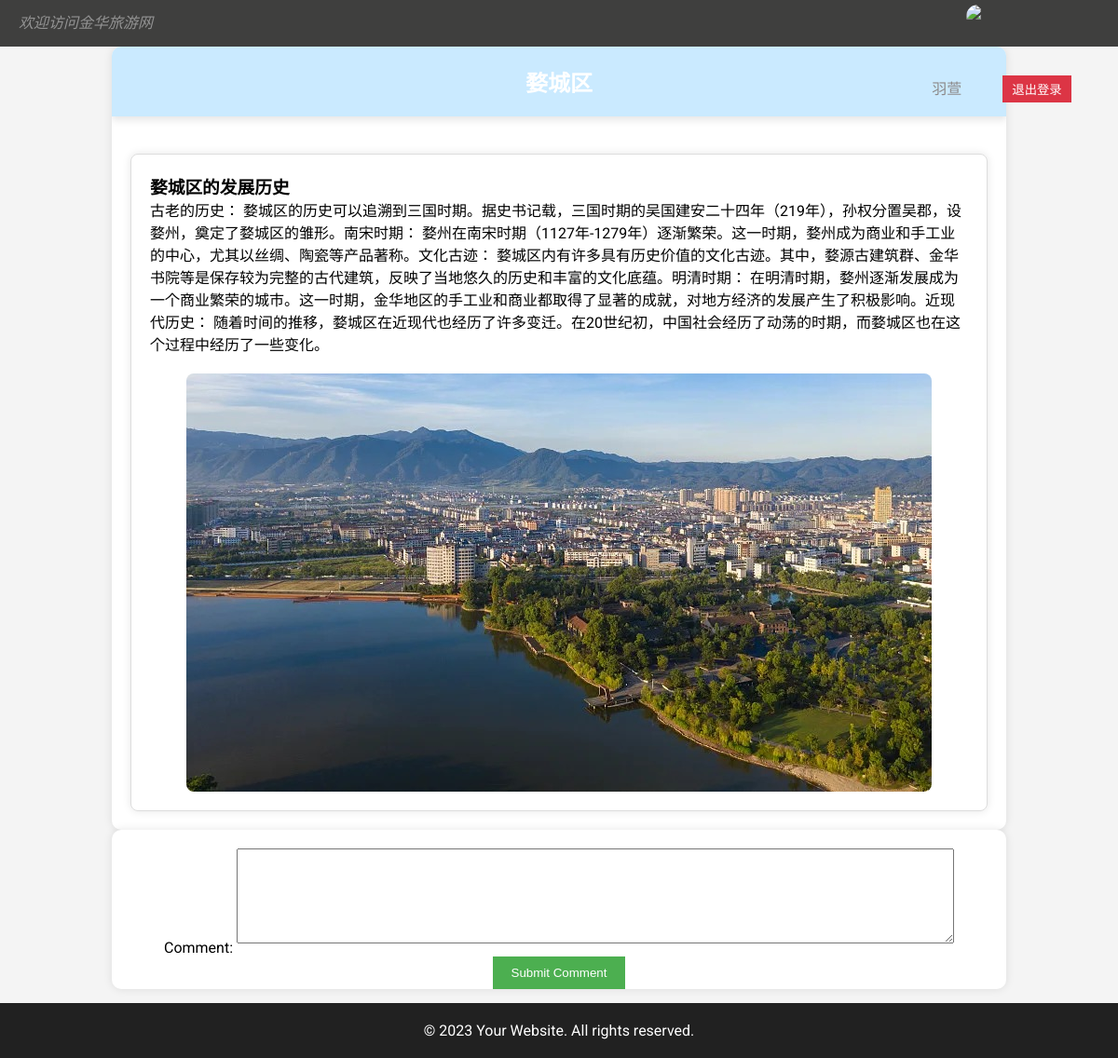
The page /place_detail copy.php?region_id=1 (signed in) on the database its author committed.
### tables this page shows
CREATE TABLE `region_introductions` (
  `introduction_id` int(11) NOT NULL,
  `region_id` int(11) DEFAULT NULL,
  `title` varchar(255) DEFAULT NULL,
  `content` text
);

CREATE TABLE `regions` (
  `region_id` int(11) NOT NULL,
  `name` varchar(255) DEFAULT NULL,
  `description` text,
  `image_url` varchar(255) DEFAULT NULL
);

### place_detail copy.php (the view, shortened to what this page needs)
<?php
require "config.php";
if (!isset($_SESSION['username'])) {
    $loggedIn = false;
} else {
    $loggedIn = true;
}
$user_id = isset($_SESSION['user_id']) ? $_SESSION['user_id'] : null;
$region_id = isset($_GET['region_id']) ? $_GET['region_id'] : null;
$sql = "SELECT regions.name as region_name, region_introductions.title, region_introductions.content
        FROM regions
        JOIN region_introductions ON regions.region_id = region_introductions.region_id
        WHERE regions.region_id = ?";
$stmt = $conn->prepare($sql);
$stmt->bind_param("i", $region_id);
$stmt->execute();
$result = $stmt->get_result();
if ($result->num_rows > 0) {
    $row = $result->fetch_assoc();
    $region_name = $row['region_name'];
    $introduction_title = $row['title'];
    $introduction_content = $row['content'];
    $imgSql = "SELECT image_url FROM region_images WHERE region_id = ?";
    $imgStmt = $conn->prepare($imgSql);
    $imgStmt->bind_param("i", $region_id);
    $imgStmt->execute();
    $imgResult = $imgStmt->get_result();
    $images = [];
    if ($imgResult->num_rows > 0) {
        while ($imgRow = $imgResult->fetch_assoc()) {
            $images[] = $imgRow['image_url'];
        }
    }
} else {
    echo "<script>alert('暂无信息，请先浏览其他网页~')</script>";
}
?>
<!DOCTYPE html>
<html lang="en">
<head>
    <link rel="stylesheet" href="./css/place_deatail copy.css">
</head>
<body>
    <div class="top">
        <div class="left">
            <span>
                欢迎访问金华旅游网
            </span>
        </div>
        <div class="right" id="userSection">
            <span>
                <?php
                if ($loggedIn) {
                    echo '<a href="profile.php">' . $_SESSION['username'] . '</a>';
                    echo '<img src="' . $_SESSION['img'] . '" alt="User Image" style="width: 25px; height: 25px; border-radius: 15px;">';
                    echo '<form action="logout.php" method="post" style="display: inline;">
                    <input type="submit" value="退出登录">
                    </form>';
                } else {
                    echo '<a href="login.php?redirect=' . urlencode($_SERVER['REQUEST_URI']) . '">登录</a>';
                    echo '/<a href="register.php">注册</a>';
                }
                ?>
            </span>
        </div>
    </div>
    <div class="container">
        <div class="top_name">
            <h2><?php echo $region_name; ?></h2>
        </div>
        <div class="main">
            <div class="region-detail">
                <h3><?php echo $introduction_title; ?></h3>
                <p><?php echo $introduction_content; ?></p>
                <?php
                foreach ($images as $imageUrl) {
                    echo '<img src="' . $imageUrl . '" alt="Region Image">';
                }
                ?>
            </div>
        </div>
    </div>
    <?php if ($user_id) : ?>
        <div class="container">
            <form id="commentForm">
                <label for="comment_text">Comment:</label>
                <textarea id="comment_text" name="comment_text" rows="4" required></textarea>
                <button type="submit" name="submit_comment" class="submit-button">Submit Comment</button>
            </form>
        </div>
    <?php else : ?>
        <div class="warn">
            <p>请登录后进行评论和查看评论。</p>
        </div>
    <?php endif; ?>
    <footer>
        <p>&copy; 2023 Your Website. All rights reserved.</p>
    </footer>
</body>
</html>

### css/place_deatail copy.css (style rules this page uses)
* { padding: 0px; margin: 0 auto; }
body { font-family: 'Roboto', sans-serif; background-color: #f4f4f4; margin: 0; padding: 0; }
.container { width: 80%; margin: auto; background-color: #fff; box-shadow: 0 0 10px rgba(0, 0, 0, 0.1); border-radius: 10px; overflow: hidden; }
.top { width: 100%; height: 50px; background-color: rgb(63, 63, 62); line-height: 50px; position: relative; }
.top .left { color: rgb(147, 147, 147); position: absolute; left: 20px; font-style: italic; }
#userSection { color: rgb(158, 156, 156); position: absolute; right: 25px; width: 200px; height: 50px; line-height: 50px; display: flex; }
#userSection img { display: inline-block; margin-left: 5px; margin-top: 5px; }
#userSection a { display: inline-block; color: rgb(140, 137, 137); text-decoration: none; }
#userSection form { display: inline; margin-left: 10px; }
#userSection input[type="submit"] { background-color: #dc3545; color: #fff; border: none; padding: 5px 10px; cursor: pointer; }
.top_name { background-color: #caeaff; color: #fff; text-align: center; padding: 20px; box-shadow: 0 4px 8px rgba(0, 0, 0, 0.1); }
.main { padding: 20px; }
.region-detail { background-color: #fff; border: 1px solid #ddd; padding: 20px; margin-top: 20px; box-shadow: 0 0 10px rgba(0, 0, 0, 0.1); border-radius: 8px; }
img { max-width: 100%; height: auto; margin-top: 20px; display: block; border-radius: 8px; transition: transform 0.3s ease-in-out; }
footer { margin-top: 15px; background-color: #212121; color: #fff; text-align: center; padding: 20px; transition: background-color 0.3s ease; }
#commentForm { text-align: center; margin-top: 20px; }
#comment_text { width: 80%; height: 100px; margin-bottom: 10px; }
.submit-button { background-color: #4caf50; color: white; border: none; padding: 10px 20px; cursor: pointer; transition: background-color 0.3s; }

### rows shown on the page
region_introductions: region.name "婺城区", title "婺城区的发展历史", content "古老的历史： 婺城区的历史可以追溯到三国时期。据史书记载，三国时期的吴国建安二十四年（219年），孙权分置吴郡，设婺州，奠定了婺城区的雏形。南宋时期： 婺州在南宋时期（1127年-1279年）逐渐繁荣。这一时期，婺州成为商业和手工业的中心，尤其以丝绸、陶瓷等产品著称。文化古迹： 婺城区内有许多具有历史价值的文化古迹。其中，婺源古建筑群、金华书院等是保存较为完整的古代建筑，反映了当地悠久的历史和丰富的文化底蕴。明清时期： 在明清时期，婺州逐渐发展成为一个商业繁荣的城市。这一时期，金华地区的手工业和商业都取得了显著的成就，对地方经济的发展产生了积极影响。近现代历史： 随着时间的推移，婺城区在近现代也经历了许多变迁。在20世纪初，中国社会经历了动荡的时期，而婺城区也在这个过程中经历了一些变化。"

### other values the page prints
$_SESSION['username'] "羽萱"
